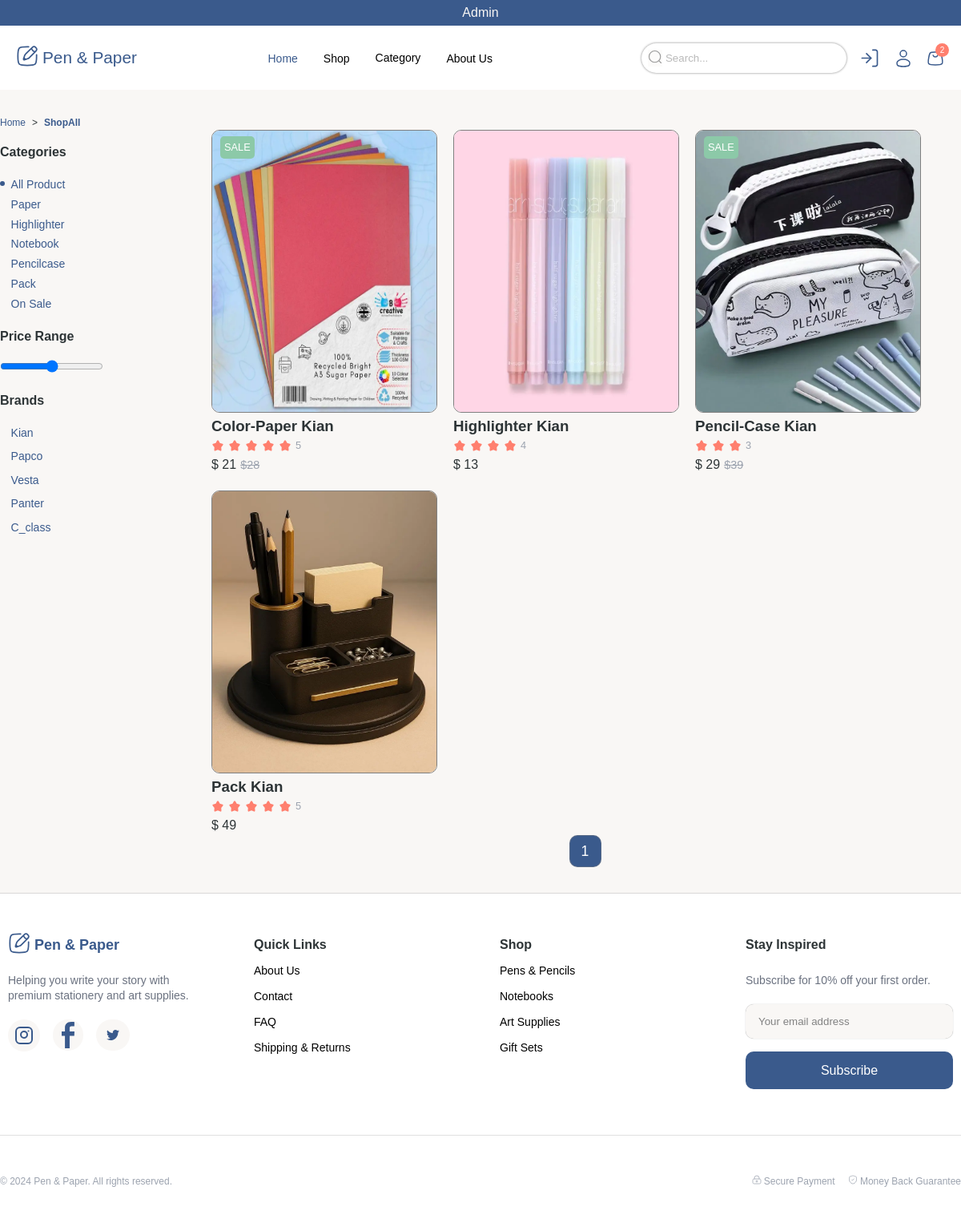
Screenshot of /shop/brands/Kian (signed in) with the database file from the repository.
### shop/models.py (models this page shows, shortened)
class Category(models.Model):
    name = models.CharField(max_length=255)

class Brands(models.Model):
    name = models.CharField(max_length=255)

class Products(models.Model):
    name = models.CharField(max_length=255)
    image = models.ImageField(upload_to='shop/', default='shop/default.webp')
    category = models.ManyToManyField(Category)
    price = models.IntegerField(default=None)
    disscount = models.IntegerField(default=None)
    score = models.IntegerField(default=0)
    count = models.IntegerField(default=None)
    p_brand = models.ManyToManyField(Brands)

### shop/views.py (the view)
# urls.py: path('shop/', shop_view, name='shop'),
@login_required
def shop_view(request, cat_name=None, brands_name=None):
    categories = Category.objects.all()
    products = Products.objects.all()
    if cat_name:
        products = products.filter(category__name=cat_name)
    if brands_name:
        products = products.filter(p_brand__name=brands_name)
    if request.method == "GET":
        if request.GET.get('search'):
            search = request.GET.get('search')
            products = products.filter(name__contains=search)
    products = Paginator(products, 6)
    try:
        page_numebr = request.GET.get('page')
        products = products.get_page(page_numebr)
    except PageNotAnInteger:
        products = products.get_page(1)
    except EmptyPage:
        products = products.get_page(products.count // 6)
    context = {'products': products, 'category': categories}
    return render(request, 'shop/shop.html', context)

### shop/templatetags/shop_tags.py (called while the page is built)
@register.inclusion_tag('shop/shop-categories.html', name='shop_category')
def function():
    categories = Category.objects.all()
    return {'categories': categories}

@register.inclusion_tag('shop/shop-brands.html', name='shop_brands')
def function():
    brands = Brands.objects.all()
    return {'brands': brands}

### templates/shop/shop.html (shortened to what this page needs)
{% extends 'base.html' %}
{% load static %}
{% load shop_tags %}
{% block content %}
<div class="path">
    <a href="{% url 'shop:home' %}" class="home">Home</a>
    <span>></span>
    <span class="shop-path">ShopAll</span>
</div>
<section class="shop-container">
    <aside class="article">
        {% shop_category %}
        <div class="between-aside">
            <h4>Price Range</h4>
            <input type="range">
        </div>
        {% shop_brands %}
    </aside>
    <div class="basket-container">
        <div class="all-basket">
            {% for prod in products %}
                {% include 'shop/single-product.html' with disscount=prod.disscount name=prod.name score=prod.score price=prod.price %}
            {% endfor %}
        </div>
        <div class="pagination">
            {% for page_index in products.paginator.page_range %}
                {% if products.number == page_index %}
                    <a href="?page={{ page_index }}"><button class="pagination-btn active">{{ page_index }}</button></a>
                {% else %}
                    <a href="?page={{ page_index }}"><button class="pagination-btn">{{ page_index }}</button></a>
                {% endif %}
            {% endfor %}
        </div>
    </div>
</section>
{% endblock %}

### templates/base.html (shortened to what this page needs)
{% load static %}
<!DOCTYPE html>
<html lang="en">
<head>
    <link rel="stylesheet" href="{% static 'css/style.css' %}?v=1">
    <link rel="stylesheet" href="{% static 'css/header.css' %}?v=1">
    <link rel="stylesheet" href="{% static 'css/header_info.css' %}?v=1">
    <link rel="stylesheet" href="{% static 'css/footer.css' %}?v=1">
    <link rel="stylesheet" href="{% static 'css/carts.css' %}?v=1">
    <link rel="stylesheet" href="{% static 'css/comment.css' %}?v=1">
    <link rel="stylesheet" href="{% static 'css/product.css' %}?v=1">
    <link rel="stylesheet" href="{% static 'css/shop.css' %}?v=2">
    <link rel="stylesheet" href="{% static 'css/about.css' %}?v=2">
</head>
<body>
    <header>
        <div class="header-top">
            <span>{{ request.user.username|capfirst }}</span>
        </div>
        <section class="container">
            <section>
                <div class="header-container">
                    <a href="{% url 'shop:home' %}">
                        <div class="header-title">
                            <span class="pen-icon">
                            </span>
                            Pen & Paper
                        </div>
                    </a>
                    <nav class="header-links">
                        <a href="{% url 'shop:home' %}" class="links home" style="margin-top: 2.5px;">Home</a>
                        <a href="{% url 'shop:shop' %}" class="links" style="margin-top: 2.5px;">Shop</a>
                        <div class="dropdown">
                            <span class="links dropdown-trigger">Category</span>
                        </div>
                        <a href="{% url 'shop:about' %}" class="links" style="margin-top: 2.5px;">About Us</a>
                    </nav>
                    <div class="header-right">
                        <form class="input-container" action="{% url 'shop:search' %}" method="get">
                            <button class="glasses" type="submit">
                                <svg xmlns="http://www.w3.org/2000/svg" width="18" height="18" viewBox="0 0 24 24">
                                    <g fill="none" stroke="currentColor" stroke-width="1.5">
                                        <circle cx="11.5" cy="11.5" r="9.5"></circle>
                                        <path stroke-linecap="round" d="M18.5 18.5L22 22"></path>
                                    </g>
                                </svg>
                            </button>
                            <input class="inputs" type="text" name="search" placeholder="Search...">
                        </form>
                        {% if request.user.is_authenticated %}
                        <a href="{% url 'accounts:logout' %}" class="icon icon_menue logout">
                        </a>
                        {% endif %}
                        <a href="" class="icon icon_menue profile" style="margin-top: 7px;">
                            <svg xmlns="http://www.w3.org/2000/svg" width="24" height="24"
                                viewBox="0 0 24 24">
                                <g fill="none" stroke="currentColor" stroke-width="1.5">
                                    <circle cx="12" cy="6" r="4"></circle>
                                    <path d="M20 17.5c0 2.485 0 4.5-8 4.5s-8-2.015-8-4.5S7.582 13 12 13s8 2.015 8 4.5Z">
                                    </path>
                                </g>
                            </svg>
                        </a>
                        <a href="" class="icon icon_menue basket-icon basket" style="margin-top: 7px;">
                        </a>
                    </div>
                </div>
            </section>
        </section>
    </header>
    {% block content %}
    {% endblock %}
    <section class="footer-container">
        <footer class="footer">
            <section class="up-footer">
                <div class="pen-paper">
                    <div class="first-title">
                        <span>Pen & Paper</span>
                    </div>
                    <p class="footer-up-text">Helping you write your story with premium stationery and art supplies.</p>
                    <div class="footer-icon-container">
                        <a class="instagram" href="">
                        </a>
                        <a class="facebook" href="">
                        </a>
                        <a class="X" href="">
                        </a>
                    </div>
                </div>
                <div class="quick-links">
                    <h4 class="second-title">Quick Links</h4>
                    <a href="{% url 'shop:about' %}" class="links">About Us</a>
                    <a href="" class="links">Contact</a>
                    <a href="" class="links">FAQ</a>
                    <a href="" class="links">Shipping & Returns</a>
                </div>
                <div class="shop">
                    <h4 class="second-title">Shop</h4>
                    <a href="" class="links">Pens & Pencils</a>
                    <a href="" class="links">Notebooks</a>
                    <a href="" class="links">Art Supplies</a>
                    <a href="" class="links">Gift Sets</a>
                </div>
                <div class="stay">
                    <h4 class="second-title">Stay Inspired</h4>
                    <p class="footer-up-text">Subscribe for 10% off your first order.</p>
                    <input class="footer-input" type="text" placeholder="Your email address">
                    <button class="footer-btn">Subscribe</button>
                </div>
            </section>
            <section class="down-footer">
                <p>© 2024 Pen & Paper. All rights reserved.</p>
                <div class="right-down-footer">
                    <p>
                        Secure Payment
                    </p>
                    <p>
                        Money Back Guarantee
                    </p>
                </div>
            </section>
        </footer>
    </section>
</body>
</html>

### templates/shop/shop-categories.html
<div class="top-aside">
    <h4>Categories</h4>
    <ul>
        <li class="li-cat active"><a href="{% url 'shop:shop' %}">All Product</a></li>
        {% for cat in categories %}
            <li class="li-cat"><a href="{% url 'shop:category' cat_name=cat.name  %}">{{cat.name|capfirst}}</a></li>
        {% endfor %}
    </ul>
</div>

### templates/shop/shop-brands.html
{% load static %}
<div class="bottom-aside">
    <h4>Brands</h4>
    <div class="label-input-container">
        <div class="label-container">
            {% for b in brands %}
                <ul>
                    <li class="li-cat"> <a href="{% url 'shop:brands' brands_name=b.name %}">{{ b.name }}</a></li>
                </ul>
            {% endfor %}
        </div>
    </div>
</div>

### templates/shop/single-product.html (shortened to what this page needs)
{% load static %}
{% load shop_tags %}
<div class="single-cart">
    <div class="basket-image">
        {% if disscount != 0 %}
        <div class="sale">SALE</div>
        {% endif %}
        <img class="cart-image" src="{{ prod.image.url }}" />
    </div>
    <h3 class="cart-name">{{ name }}</h3>
    <div class="cart-score">
        {% generate_star.html score %}
        <span class="cart-score-number">{{ score }}</span>
    </div>
    <div class="cart-price">
        {% if disscount == 0 %}
        <span class="cart-peice-numebr">$ {{ price }}</span>
        {% else %}
        <span class="cart-peice-numebr">$ {{ disscount }}</span>
        <span class="cart-discount-numebr">${{price }}</span>
        {% endif %}
    </div>
</div>

### statics/css/style.css (style rules this page uses)
:root { --primary: #3a5a8c; --bg: #f9f7f5; --coral: #ff7f6e; --mint: #8cc9a8; }
* { margin: 0; padding: 0; box-sizing: border-box; font-family: "Nunito", sans-serif; }
a { text-decoration: none; }
body { background-color: var(--bg); }
.header-top { background-color: var(--primary); height: 32px; display: flex; justify-content: center; align-items: center; color: var(--bg); gap: 1.5rem; }
header { position: sticky; top: 0; z-index: 1000; background: white; }
.container { max-width: 1280px; margin: 0 auto; }
.footer-container { width: 100wh; background-color: #fff; border-top: 1px solid rgba(152, 151, 151, 0.373); }
.footer { display: flex; flex-direction: column; max-width: 1280px; margin: 0 auto; padding-top: 3rem; }
.dropdown { position: relative; display: inline-block; }
.dropdown-trigger { cursor: pointer; }
.dropdown-trigger { display: flex; align-items: center; gap: 4px; }

### statics/css/header.css (style rules this page uses)
.container { width: 1280px; margin: 0 auto; }
header { display: flex; flex-direction: column; }
.header-container { display: flex; justify-content: space-between; align-items: center; height: 80px; }
.header-title { display: flex; justify-content: center; align-items: center; gap: 5px; color: var(--primary); font-size: 1.3rem; font-weight: 535; }
.pen-icon svg { transition: transform 0.3s ease; }
.pen-icon { margin-top: 5px; }
.header-links { display: flex; justify-content: space-between; gap: 2rem; }
.links { display: inline-block; text-decoration: none; font-weight: 450; color: black; transition: transform 0.3s ease; }
.home { color: var(--primary); }
.sale { color: var(--coral); }
.header-right { display: flex; justify-content: space-between; gap: 1rem; }
.inputs { width: 16rem; height: 37px; border-radius: 24px; background-color: #fff; padding-left: 30px; border: none; box-shadow: 0 0 3px gray; outline: none; transition: box-shadow 0.2s ease; }
.inputs::placeholder { opacity: 0.5; }
.glasses { cursor: pointer; border: none; outline: none; background-color: var(--bg); position: relative; left: 30px; top: 3px; opacity: 0.4; }
.icon { position: relative; color: var(--primary); margin-top: 5px; transition: transform 0.2s ease; display: inline-flex; }
.basket-icon::after { content: "2"; color: white; font-size: 10px; width: 17px; height: 17px; background-color: var(--coral); position: absolute; display: flex; justify-content: center; align-items: center; border-radius: 10px; left: 12px; bottom: 20px; }

### statics/css/footer.css (style rules this page uses)
.up-footer { display: flex; justify-content: center; gap: 3rem; }
.pen-paper, .quick-links, .shop, .stay { width: 259px; height: 205px; display: flex; flex-direction: column; line-height: 2rem; }
.first-title { display: flex; color: var(--primary); font-size: 1.125rem; font-weight: 700; gap: 5px; }
.footer-up-text { line-height: 1.2rem; padding: 1.2rem 0; color: rgb(107 114 128); font-size: 0.875rem; }
.footer-icon-container { display: flex; align-items: center; gap: 1rem; }
.instagram, .facebook, .X { display: flex; align-items: center; justify-content: center; color: var(--primary); background-color: var(--bg); border-radius: 100rem; transition: color 0.15s ease, background-color 0.15s ease; }
.instagram { padding: 0.5rem 0.5rem; }
.facebook { padding: 0.2rem 0.7rem; }
.X { padding: 0.8rem 0.8rem; }
.second-title { color: rgb(45 52 54); font-weight: 600; margin: 0; }
.links { width: fit-content; text-decoration: none; color: rgb(107 114 128); font-size: 0.875rem; }
.footer-input { padding: 0.9rem 1rem; border-radius: 10px; margin-bottom: 1rem; background-color: var(--bg); border: none; box-shadow: gray 0px 0px 1px; outline: none; opacity: 0.9; transition: box-shadow 0.3s; }
.inputs::placeholder { opacity: 0.5; }
.footer-btn { background-color: var(--primary); color: white; padding: 0.9rem 0; font-size: 1rem; border-radius: 10px; border: none; transition: background-color 0.3s ease; }
.down-footer { display: flex; padding: 3rem 0; border-top: 1px solid #e0e0e0; justify-content: space-between; margin-top: 3rem; }
.right-down-footer { display: flex; gap: 1rem; }
.down-footer p { color: rgb(156 163 175); font-size: 0.75rem; }
.links { position: relative; text-decoration: none; color: black; }
.links::after { content: ""; position: absolute; left: 0; bottom: -3px; width: 100%; height: 2px; background: var(--primary); transform: scaleX(0); transform-origin: left; transition: transform 0.4s ease; }

### rows the page displays
Category: name "Paper"
Category: name "Highlighter"
Category: name "Notebook"
Category: name "Pencilcase"
Category: name "Pack"
Category: name "On Sale"
Brands: name "Kian"
Brands: name "Papco"
Brands: name "Vesta"
Brands: name "Panter"
Brands: name "C_class"
Products: shows "SALE", image (picture), name "Color-Paper Kian", score "5", disscount "21", price "28"
Products: image (picture), name "Highlighter Kian", score "4", price "13"
Products: shows "SALE", image (picture), name "Pencil-Case Kian", score "3", disscount "29", price "39"
Products: image (picture), name "Pack Kian", score "5", price "49"

### other values shown
{{ request.user.username|capfirst }} "Admin"
{{ page_index }} "1"
